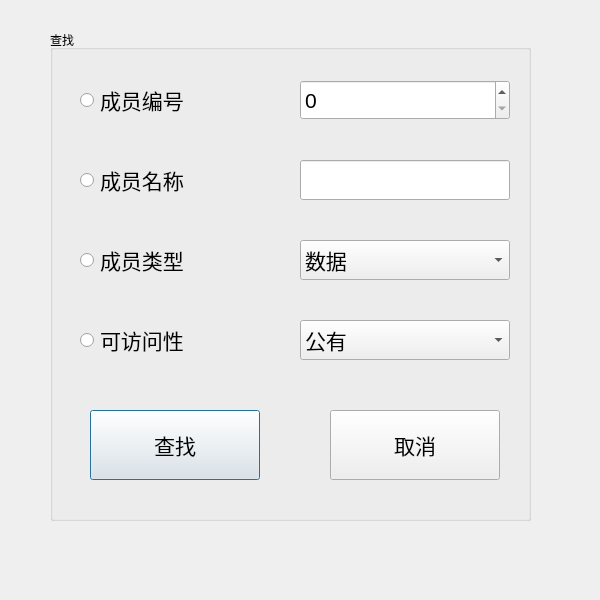
<?xml version="1.0" encoding="UTF-8"?>
<ui version="4.0">
 <class>FindForMember</class>
 <widget class="QDialog" name="FindForMember">
  <property name="geometry">
   <rect>
    <x>0</x>
    <y>0</y>
    <width>600</width>
    <height>600</height>
   </rect>
  </property>
  <property name="windowTitle">
   <string>Dialog</string>
  </property>
  <property name="windowIcon">
   <iconset resource="img.qrc">
    <normaloff>:/icon/resource/magnifying-glass-solid-full.svg</normaloff>:/icon/resource/magnifying-glass-solid-full.svg</iconset>
  </property>
  <widget class="QGroupBox" name="groupBox">
   <property name="geometry">
    <rect>
     <x>50</x>
     <y>30</y>
     <width>481</width>
     <height>491</height>
    </rect>
   </property>
   <property name="title">
    <string>查找</string>
   </property>
   <widget class="QRadioButton" name="radioButton">
    <property name="geometry">
     <rect>
      <x>30</x>
      <y>50</y>
      <width>211</width>
      <height>40</height>
     </rect>
    </property>
    <property name="font">
     <font>
      <pointsize>16</pointsize>
     </font>
    </property>
    <property name="text">
     <string>成员编号</string>
    </property>
   </widget>
   <widget class="QRadioButton" name="radioButton_2">
    <property name="geometry">
     <rect>
      <x>30</x>
      <y>130</y>
      <width>201</width>
      <height>40</height>
     </rect>
    </property>
    <property name="font">
     <font>
      <pointsize>16</pointsize>
     </font>
    </property>
    <property name="text">
     <string>成员名称</string>
    </property>
   </widget>
   <widget class="QRadioButton" name="radioButton_3">
    <property name="geometry">
     <rect>
      <x>30</x>
      <y>210</y>
      <width>201</width>
      <height>40</height>
     </rect>
    </property>
    <property name="font">
     <font>
      <pointsize>16</pointsize>
     </font>
    </property>
    <property name="text">
     <string>成员类型</string>
    </property>
   </widget>
   <widget class="QRadioButton" name="radioButton_4">
    <property name="geometry">
     <rect>
      <x>30</x>
      <y>290</y>
      <width>161</width>
      <height>40</height>
     </rect>
    </property>
    <property name="font">
     <font>
      <pointsize>16</pointsize>
     </font>
    </property>
    <property name="text">
     <string>可访问性</string>
    </property>
   </widget>
   <widget class="QLineEdit" name="lineEdit">
    <property name="geometry">
     <rect>
      <x>250</x>
      <y>130</y>
      <width>210</width>
      <height>40</height>
     </rect>
    </property>
    <property name="font">
     <font>
      <pointsize>16</pointsize>
     </font>
    </property>
   </widget>
   <widget class="QSpinBox" name="spinBox">
    <property name="geometry">
     <rect>
      <x>250</x>
      <y>50</y>
      <width>210</width>
      <height>40</height>
     </rect>
    </property>
    <property name="font">
     <font>
      <pointsize>16</pointsize>
     </font>
    </property>
   </widget>
   <widget class="QComboBox" name="comboBox">
    <property name="geometry">
     <rect>
      <x>250</x>
      <y>210</y>
      <width>210</width>
      <height>40</height>
     </rect>
    </property>
    <property name="font">
     <font>
      <pointsize>16</pointsize>
     </font>
    </property>
    <item>
     <property name="text">
      <string>数据</string>
     </property>
    </item>
    <item>
     <property name="text">
      <string>函数</string>
     </property>
    </item>
   </widget>
   <widget class="QComboBox" name="comboBox_2">
    <property name="geometry">
     <rect>
      <x>250</x>
      <y>290</y>
      <width>210</width>
      <height>40</height>
     </rect>
    </property>
    <property name="font">
     <font>
      <pointsize>16</pointsize>
     </font>
    </property>
    <item>
     <property name="text">
      <string>公有</string>
     </property>
    </item>
    <item>
     <property name="text">
      <string>私有</string>
     </property>
    </item>
    <item>
     <property name="text">
      <string>保护</string>
     </property>
    </item>
   </widget>
   <widget class="QPushButton" name="pushButton">
    <property name="geometry">
     <rect>
      <x>40</x>
      <y>380</y>
      <width>170</width>
      <height>70</height>
     </rect>
    </property>
    <property name="font">
     <font>
      <pointsize>16</pointsize>
     </font>
    </property>
    <property name="text">
     <string>查找</string>
    </property>
   </widget>
   <widget class="QPushButton" name="pushButton_2">
    <property name="geometry">
     <rect>
      <x>280</x>
      <y>380</y>
      <width>170</width>
      <height>70</height>
     </rect>
    </property>
    <property name="font">
     <font>
      <pointsize>16</pointsize>
     </font>
    </property>
    <property name="text">
     <string>取消</string>
    </property>
   </widget>
  </widget>
 </widget>
 <resources>
  <include location="img.qrc"/>
 </resources>
 <connections/>
</ui>
